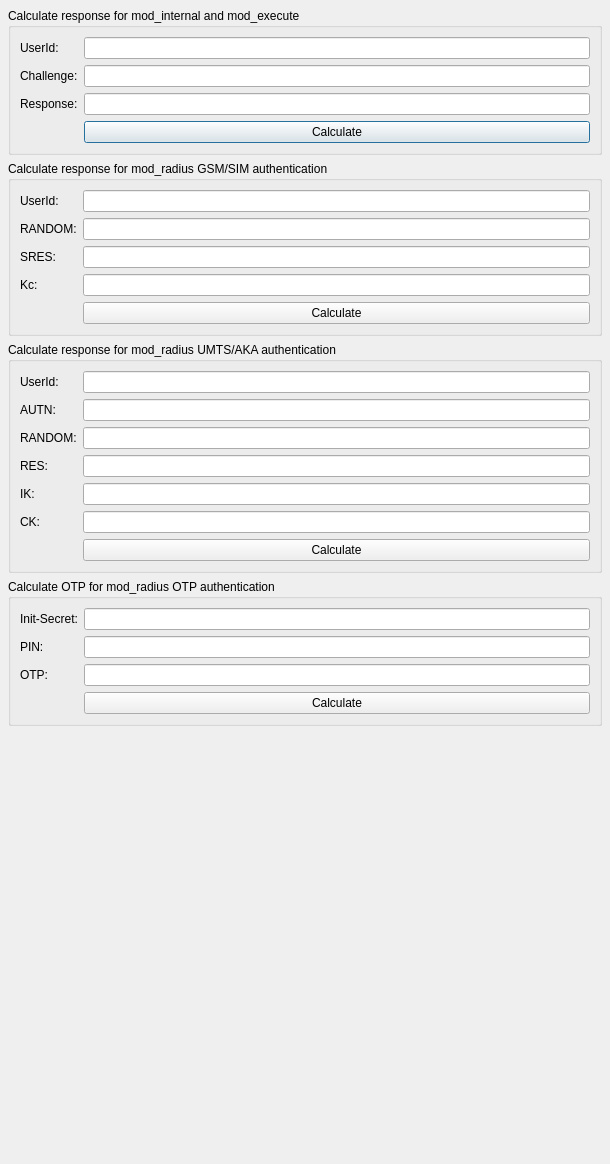
<?xml version="1.0" encoding="UTF-8"?>
<ui version="4.0">
 <class>ResponseCalculatorClass</class>
 <widget class="QDialog" name="ResponseCalculatorClass">
  <property name="geometry">
   <rect>
    <x>0</x>
    <y>0</y>
    <width>610</width>
    <height>1164</height>
   </rect>
  </property>
  <property name="sizePolicy">
   <sizepolicy hsizetype="Preferred" vsizetype="Preferred">
    <horstretch>0</horstretch>
    <verstretch>0</verstretch>
   </sizepolicy>
  </property>
  <property name="windowTitle">
   <string>Response/OTP Calculator</string>
  </property>
  <property name="windowIcon">
   <iconset>
    <normaloff>:/Resources/logo.png</normaloff>:/Resources/logo.png</iconset>
  </property>
  <layout class="QVBoxLayout">
   <property name="spacing">
    <number>6</number>
   </property>
   <property name="sizeConstraint">
    <enum>QLayout::SetDefaultConstraint</enum>
   </property>
   <property name="leftMargin">
    <number>8</number>
   </property>
   <property name="topMargin">
    <number>8</number>
   </property>
   <property name="rightMargin">
    <number>8</number>
   </property>
   <property name="bottomMargin">
    <number>8</number>
   </property>
   <item>
    <widget class="QGroupBox" name="connGroupBox">
     <property name="sizePolicy">
      <sizepolicy hsizetype="Preferred" vsizetype="Preferred">
       <horstretch>0</horstretch>
       <verstretch>0</verstretch>
      </sizepolicy>
     </property>
     <property name="title">
      <string>Calculate response for mod_internal and mod_execute</string>
     </property>
     <property name="alignment">
      <set>Qt::AlignLeading|Qt::AlignLeft|Qt::AlignTop</set>
     </property>
     <layout class="QFormLayout" name="formLayout">
      <item row="0" column="0">
       <widget class="QLabel" name="textLabel3">
        <property name="text">
         <string>UserId:</string>
        </property>
        <property name="buddy">
         <cstring>useridLineEdit</cstring>
        </property>
       </widget>
      </item>
      <item row="0" column="1">
       <widget class="QLineEdit" name="useridLineEdit">
        <property name="sizePolicy">
         <sizepolicy hsizetype="Expanding" vsizetype="Maximum">
          <horstretch>0</horstretch>
          <verstretch>0</verstretch>
         </sizepolicy>
        </property>
       </widget>
      </item>
      <item row="1" column="0">
       <widget class="QLabel" name="textLabel4">
        <property name="text">
         <string>Challenge:</string>
        </property>
        <property name="buddy">
         <cstring>challengeLineEdit</cstring>
        </property>
       </widget>
      </item>
      <item row="1" column="1">
       <widget class="QLineEdit" name="challengeLineEdit">
        <property name="sizePolicy">
         <sizepolicy hsizetype="Expanding" vsizetype="Maximum">
          <horstretch>0</horstretch>
          <verstretch>0</verstretch>
         </sizepolicy>
        </property>
       </widget>
      </item>
      <item row="2" column="0">
       <widget class="QLabel" name="textLabel4_2">
        <property name="text">
         <string>Response:</string>
        </property>
        <property name="buddy">
         <cstring>responseLineEdit</cstring>
        </property>
       </widget>
      </item>
      <item row="2" column="1">
       <widget class="QLineEdit" name="responseLineEdit">
        <property name="sizePolicy">
         <sizepolicy hsizetype="Expanding" vsizetype="Maximum">
          <horstretch>0</horstretch>
          <verstretch>0</verstretch>
         </sizepolicy>
        </property>
        <property name="echoMode">
         <enum>QLineEdit::Normal</enum>
        </property>
        <property name="readOnly">
         <bool>true</bool>
        </property>
       </widget>
      </item>
      <item row="3" column="1">
       <widget class="QPushButton" name="calcButton">
        <property name="sizePolicy">
         <sizepolicy hsizetype="Minimum" vsizetype="Maximum">
          <horstretch>0</horstretch>
          <verstretch>0</verstretch>
         </sizepolicy>
        </property>
        <property name="text">
         <string>Calculate</string>
        </property>
        <property name="default">
         <bool>true</bool>
        </property>
       </widget>
      </item>
     </layout>
    </widget>
   </item>
   <item>
    <widget class="QGroupBox" name="groupBox">
     <property name="enabled">
      <bool>true</bool>
     </property>
     <property name="title">
      <string>Calculate response for mod_radius GSM/SIM authentication</string>
     </property>
     <layout class="QFormLayout" name="formLayout_2">
      <item row="0" column="0">
       <widget class="QLabel" name="label">
        <property name="text">
         <string>UserId:</string>
        </property>
       </widget>
      </item>
      <item row="0" column="1">
       <widget class="QLineEdit" name="gsmUserIdLlineEdit">
        <property name="sizePolicy">
         <sizepolicy hsizetype="Expanding" vsizetype="Maximum">
          <horstretch>0</horstretch>
          <verstretch>0</verstretch>
         </sizepolicy>
        </property>
       </widget>
      </item>
      <item row="1" column="0">
       <widget class="QLabel" name="label_2">
        <property name="text">
         <string>RANDOM:</string>
        </property>
       </widget>
      </item>
      <item row="1" column="1">
       <widget class="QLineEdit" name="gsmRandomLineEdit">
        <property name="sizePolicy">
         <sizepolicy hsizetype="Expanding" vsizetype="Maximum">
          <horstretch>0</horstretch>
          <verstretch>0</verstretch>
         </sizepolicy>
        </property>
       </widget>
      </item>
      <item row="2" column="0">
       <widget class="QLabel" name="label_3">
        <property name="text">
         <string>SRES:</string>
        </property>
       </widget>
      </item>
      <item row="2" column="1">
       <widget class="QLineEdit" name="gsmSresLineEdit">
        <property name="sizePolicy">
         <sizepolicy hsizetype="Expanding" vsizetype="Maximum">
          <horstretch>0</horstretch>
          <verstretch>0</verstretch>
         </sizepolicy>
        </property>
        <property name="readOnly">
         <bool>true</bool>
        </property>
       </widget>
      </item>
      <item row="3" column="0">
       <widget class="QLabel" name="label_4">
        <property name="text">
         <string>Kc:</string>
        </property>
       </widget>
      </item>
      <item row="3" column="1">
       <widget class="QLineEdit" name="gsmKcLineEdit">
        <property name="sizePolicy">
         <sizepolicy hsizetype="Expanding" vsizetype="Maximum">
          <horstretch>0</horstretch>
          <verstretch>0</verstretch>
         </sizepolicy>
        </property>
        <property name="readOnly">
         <bool>true</bool>
        </property>
       </widget>
      </item>
      <item row="4" column="1">
       <widget class="QPushButton" name="gsmCalcButton">
        <property name="sizePolicy">
         <sizepolicy hsizetype="Minimum" vsizetype="Maximum">
          <horstretch>0</horstretch>
          <verstretch>0</verstretch>
         </sizepolicy>
        </property>
        <property name="text">
         <string>Calculate</string>
        </property>
       </widget>
      </item>
     </layout>
    </widget>
   </item>
   <item>
    <widget class="QGroupBox" name="groupBox_2">
     <property name="title">
      <string>Calculate response for mod_radius UMTS/AKA authentication</string>
     </property>
     <layout class="QFormLayout" name="formLayout_3">
      <item row="0" column="0">
       <widget class="QLabel" name="label_5">
        <property name="text">
         <string>UserId:</string>
        </property>
       </widget>
      </item>
      <item row="0" column="1">
       <widget class="QLineEdit" name="umtsUserIdLlineEdit">
        <property name="sizePolicy">
         <sizepolicy hsizetype="Expanding" vsizetype="Maximum">
          <horstretch>0</horstretch>
          <verstretch>0</verstretch>
         </sizepolicy>
        </property>
       </widget>
      </item>
      <item row="1" column="0">
       <widget class="QLabel" name="label_7">
        <property name="text">
         <string>AUTN:</string>
        </property>
       </widget>
      </item>
      <item row="1" column="1">
       <widget class="QLineEdit" name="umtsAutnLineEdit">
        <property name="sizePolicy">
         <sizepolicy hsizetype="Expanding" vsizetype="Maximum">
          <horstretch>0</horstretch>
          <verstretch>0</verstretch>
         </sizepolicy>
        </property>
       </widget>
      </item>
      <item row="2" column="0">
       <widget class="QLabel" name="label_6">
        <property name="text">
         <string>RANDOM:</string>
        </property>
       </widget>
      </item>
      <item row="2" column="1">
       <widget class="QLineEdit" name="umtsRandomLineEdit">
        <property name="sizePolicy">
         <sizepolicy hsizetype="Expanding" vsizetype="Maximum">
          <horstretch>0</horstretch>
          <verstretch>0</verstretch>
         </sizepolicy>
        </property>
       </widget>
      </item>
      <item row="3" column="0">
       <widget class="QLabel" name="label_8">
        <property name="text">
         <string>RES:</string>
        </property>
       </widget>
      </item>
      <item row="3" column="1">
       <widget class="QLineEdit" name="umtsResLineEdit">
        <property name="sizePolicy">
         <sizepolicy hsizetype="Expanding" vsizetype="Maximum">
          <horstretch>0</horstretch>
          <verstretch>0</verstretch>
         </sizepolicy>
        </property>
        <property name="readOnly">
         <bool>true</bool>
        </property>
       </widget>
      </item>
      <item row="4" column="0">
       <widget class="QLabel" name="label_9">
        <property name="text">
         <string>IK:</string>
        </property>
       </widget>
      </item>
      <item row="4" column="1">
       <widget class="QLineEdit" name="umtsIkLineEdit">
        <property name="sizePolicy">
         <sizepolicy hsizetype="Expanding" vsizetype="Maximum">
          <horstretch>0</horstretch>
          <verstretch>0</verstretch>
         </sizepolicy>
        </property>
        <property name="readOnly">
         <bool>true</bool>
        </property>
       </widget>
      </item>
      <item row="5" column="0">
       <widget class="QLabel" name="label_10">
        <property name="text">
         <string>CK:</string>
        </property>
       </widget>
      </item>
      <item row="5" column="1">
       <widget class="QLineEdit" name="umtsCkLineEdit">
        <property name="sizePolicy">
         <sizepolicy hsizetype="Expanding" vsizetype="Maximum">
          <horstretch>0</horstretch>
          <verstretch>0</verstretch>
         </sizepolicy>
        </property>
        <property name="readOnly">
         <bool>true</bool>
        </property>
       </widget>
      </item>
      <item row="6" column="1">
       <widget class="QPushButton" name="umtsCalcButton">
        <property name="sizePolicy">
         <sizepolicy hsizetype="Minimum" vsizetype="Maximum">
          <horstretch>0</horstretch>
          <verstretch>0</verstretch>
         </sizepolicy>
        </property>
        <property name="text">
         <string>Calculate</string>
        </property>
       </widget>
      </item>
     </layout>
    </widget>
   </item>
   <item>
    <widget class="QGroupBox" name="groupBox_3">
     <property name="title">
      <string>Calculate OTP for mod_radius OTP authentication</string>
     </property>
     <layout class="QFormLayout" name="formLayout_4">
      <item row="0" column="0">
       <widget class="QLabel" name="label_12">
        <property name="text">
         <string>Init-Secret:</string>
        </property>
       </widget>
      </item>
      <item row="0" column="1">
       <widget class="QLineEdit" name="otpInitSecretLineEdit">
        <property name="sizePolicy">
         <sizepolicy hsizetype="Expanding" vsizetype="Maximum">
          <horstretch>0</horstretch>
          <verstretch>0</verstretch>
         </sizepolicy>
        </property>
       </widget>
      </item>
      <item row="1" column="0">
       <widget class="QLabel" name="label_13">
        <property name="text">
         <string>PIN:</string>
        </property>
       </widget>
      </item>
      <item row="1" column="1">
       <widget class="QLineEdit" name="otpPinLineEdit">
        <property name="sizePolicy">
         <sizepolicy hsizetype="Expanding" vsizetype="Maximum">
          <horstretch>0</horstretch>
          <verstretch>0</verstretch>
         </sizepolicy>
        </property>
       </widget>
      </item>
      <item row="2" column="0">
       <widget class="QLabel" name="label_14">
        <property name="text">
         <string>OTP:</string>
        </property>
       </widget>
      </item>
      <item row="2" column="1">
       <widget class="QLineEdit" name="otpPasswdLineEdit">
        <property name="sizePolicy">
         <sizepolicy hsizetype="Expanding" vsizetype="Maximum">
          <horstretch>0</horstretch>
          <verstretch>0</verstretch>
         </sizepolicy>
        </property>
        <property name="readOnly">
         <bool>true</bool>
        </property>
       </widget>
      </item>
      <item row="3" column="1">
       <widget class="QPushButton" name="otpCalcButton">
        <property name="text">
         <string>Calculate</string>
        </property>
       </widget>
      </item>
     </layout>
    </widget>
   </item>
   <item>
    <spacer name="verticalSpacer">
     <property name="orientation">
      <enum>Qt::Vertical</enum>
     </property>
     <property name="sizeHint" stdset="0">
      <size>
       <width>0</width>
       <height>0</height>
      </size>
     </property>
    </spacer>
   </item>
  </layout>
  <widget class="QSplitter" name="splitter">
   <property name="geometry">
    <rect>
     <x>0</x>
     <y>0</y>
     <width>100</width>
     <height>30</height>
    </rect>
   </property>
   <property name="orientation">
    <enum>Qt::Horizontal</enum>
   </property>
  </widget>
 </widget>
 <tabstops>
  <tabstop>useridLineEdit</tabstop>
  <tabstop>challengeLineEdit</tabstop>
  <tabstop>responseLineEdit</tabstop>
  <tabstop>calcButton</tabstop>
  <tabstop>gsmUserIdLlineEdit</tabstop>
  <tabstop>gsmRandomLineEdit</tabstop>
  <tabstop>gsmSresLineEdit</tabstop>
  <tabstop>gsmKcLineEdit</tabstop>
  <tabstop>gsmCalcButton</tabstop>
  <tabstop>umtsUserIdLlineEdit</tabstop>
  <tabstop>umtsAutnLineEdit</tabstop>
  <tabstop>umtsRandomLineEdit</tabstop>
  <tabstop>umtsResLineEdit</tabstop>
  <tabstop>umtsIkLineEdit</tabstop>
  <tabstop>umtsCkLineEdit</tabstop>
  <tabstop>umtsCalcButton</tabstop>
  <tabstop>otpInitSecretLineEdit</tabstop>
  <tabstop>otpPinLineEdit</tabstop>
  <tabstop>otpPasswdLineEdit</tabstop>
  <tabstop>otpCalcButton</tabstop>
 </tabstops>
 <resources>
  <include location="ReseptResponseCalculator.qrc"/>
 </resources>
 <connections/>
</ui>
